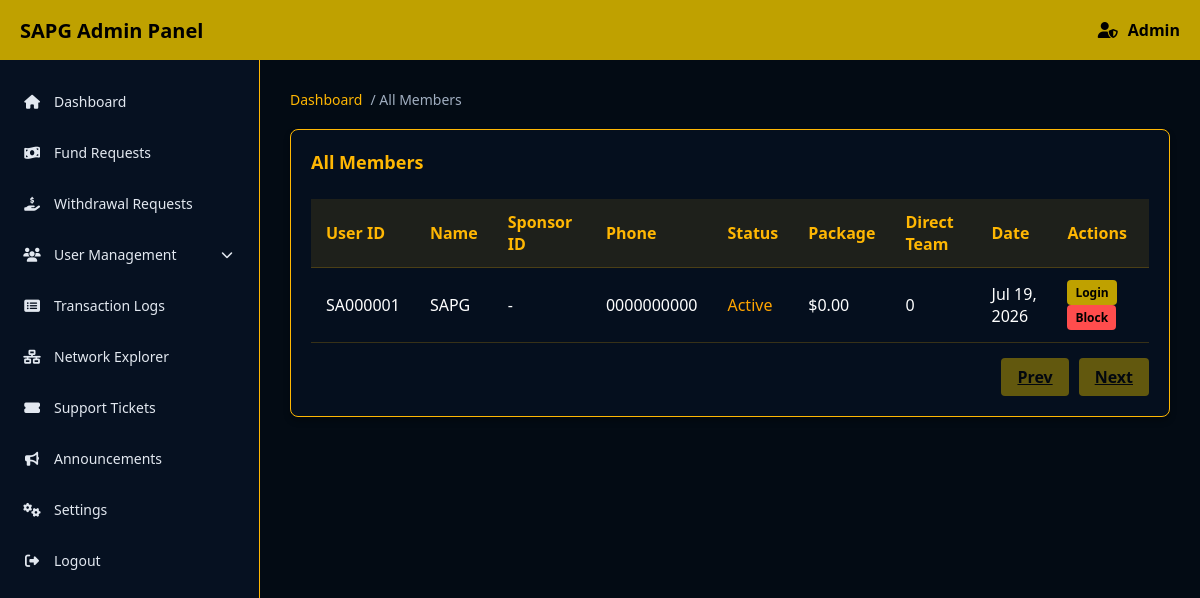
The page /AdminPanel/allMembers.php (signed in) on the database its author committed.
### tables this page shows
CREATE TABLE `users` (
    `id` INT AUTO_INCREMENT PRIMARY KEY,
    `user_id` VARCHAR(8) NOT NULL UNIQUE COMMENT 'Alphanumeric ID: SA followed by 6 digits',
    `sponsor_id` VARCHAR(8) DEFAULT NULL COMMENT 'References parent user_id in sponsor tree',
    `name` VARCHAR(100) NOT NULL,
    `email` VARCHAR(255) NOT NULL,
    `phone` VARCHAR(20) NOT NULL,
    `password` VARCHAR(255) NOT NULL COMMENT 'Bcrypt hashed',
    `status` ENUM('Active', 'Inactive', 'Blocked') DEFAULT 'Inactive' COMMENT 'Inactive = registered but no package',
    `created_at` TIMESTAMP DEFAULT CURRENT_TIMESTAMP,
    `updated_at` TIMESTAMP DEFAULT CURRENT_TIMESTAMP ON UPDATE CURRENT_TIMESTAMP,
    INDEX `idx_sponsor` (`sponsor_id`),
    INDEX `idx_status` (`status`),
    INDEX `idx_email` (`email`)
);

CREATE TABLE `user_financial_summary` (
    `user_id` VARCHAR(8) PRIMARY KEY,
     
    `my_package` DECIMAL(10,2) DEFAULT 0.00 COMMENT 'Highest active package amount',
    `direct_team_count` INT DEFAULT 0 COMMENT 'Number of direct referrals',
    `total_active_team_count` INT DEFAULT 0 COMMENT 'All downlines with at least $11 package',
    `total_inactive_team_count` INT DEFAULT 0 COMMENT 'All downlines with no package',
    `strong_leg_count` INT DEFAULT 0 COMMENT 'Size of largest single leg',
    `other_legs_count` INT DEFAULT 0 COMMENT 'Sum of all other legs',
     
    `main_deposit_balance` DECIMAL(15,4) DEFAULT 0.0000,
     
    `earnings_11_wallet` DECIMAL(15,4) DEFAULT 0.0000,
    `earnings_30_wallet` DECIMAL(15,4) DEFAULT 0.0000,
    `earnings_60_wallet` DECIMAL(15,4) DEFAULT 0.0000,
    `earnings_120_wallet` DECIMAL(15,4) DEFAULT 0.0000,
    `earnings_240_wallet` DECIMAL(15,4) DEFAULT 0.0000,
    `earnings_480_wallet` DECIMAL(15,4) DEFAULT 0.0000,
     
    `booster_10_wallet` DECIMAL(15,4) DEFAULT 0.0000,
    `booster_20_wallet` DECIMAL(15,4) DEFAULT 0.0000,
    `booster_40_wallet` DECIMAL(15,4) DEFAULT 0.0000,
    `booster_80_wallet` DECIMAL(15,4) DEFAULT 0.0000,
    `booster_160_wallet` DECIMAL(15,4) DEFAULT 0.0000,
    `booster_320_wallet` DECIMAL(15,4) DEFAULT 0.0000,
     
    `total_direct_referral_income` DECIMAL(15,4) DEFAULT 0.0000,
    `total_team_level_income` DECIMAL(15,4) DEFAULT 0.0000,
    `total_global_autopool_income` DECIMAL(15,4) DEFAULT 0.0000,
    `total_booster_income` DECIMAL(15,4) DEFAULT 0.0000,
    `total_reward_income` DECIMAL(15,4) DEFAULT 0.0000,
    `total_withdrawal_amount` DECIMAL(15,4) DEFAULT 0.0000,
    `net_income` DECIMAL(15,4) DEFAULT 0.0000 COMMENT 'Total earned minus total withdrawn',
    `updated_at` TIMESTAMP DEFAULT CURRENT_TIMESTAMP ON UPDATE CURRENT_TIMESTAMP,
    FOREIGN KEY (`user_id`) REFERENCES `users`(`user_id`) ON DELETE CASCADE
);

### AdminPanel/allMembers.php (the view, shortened to what this page needs)
<?php
require_once '../libs/db.php';
$page = isset($_GET['page']) ? (int)$_GET['page'] : 1;
$limit = 20;
$offset = ($page - 1) * $limit;
$stmt = $pdo->query("SELECT COUNT(*) FROM users");
$total_rows = $stmt->fetchColumn();
$total_pages = ceil($total_rows / $limit);
$stmt = $pdo->prepare("SELECT u.*, f.my_package, f.direct_team_count FROM users u LEFT JOIN user_financial_summary f ON u.user_id = f.user_id ORDER BY u.created_at DESC LIMIT ? OFFSET ?");
$stmt->execute([$limit, $offset]);
$members = $stmt->fetchAll(PDO::FETCH_ASSOC);
require_once 'includes/header.php';
?>
<div class="breadcrumb">
    <a href="index.php">Dashboard</a> / All Members
</div>
<div class="card">
    <h3 class="card-title">All Members</h3>
    <div class="table-responsive">
        <table>
            <thead>
                <tr>
                    <th>User ID</th>
                    <th>Name</th>
                    <th>Sponsor ID</th>
                    <th>Phone</th>
                    <th>Status</th>
                    <th>Package</th>
                    <th>Direct Team</th>
                    <th>Date</th>
                    <th>Actions</th>
                </tr>
            </thead>
            <tbody>
                <?php if (empty($members)): ?>
                <tr>
                    <td colspan="9" style="text-align: center;">No data found</td>
                </tr>
                <?php else: ?>
                    <?php foreach ($members as $m): ?>
                    <tr>
                        <td><?php echo htmlspecialchars($m['user_id']); ?></td>
                        <td><?php echo htmlspecialchars($m['name']); ?></td>
                        <td><?php echo htmlspecialchars($m['sponsor_id'] ?? '-'); ?></td>
                        <td><?php echo htmlspecialchars($m['phone']); ?></td>
                        <td>
                            <?php
                            $color = $m['status'] === 'active' ? '#2ecc71' : ($m['status'] === 'blocked' ? '#ff4d4d' : 'orange');
                            echo "<span style='color: {$color}'>" . ucfirst($m['status']) . "</span>";
                            ?>
                        </td>
                        <td>$<?php echo number_format($m['my_package'] ?? 0, 2); ?></td>
                        <td><?php echo number_format($m['direct_team_count'] ?? 0); ?></td>
                        <td><?php echo date('M d, Y', strtotime($m['created_at'])); ?></td>
                        <td>
                            <button class="btn btn-gold" style="padding: 4px 8px; font-size: 12px;" onclick="impersonate('<?php echo $m['user_id']; ?>')">Login</button>
                            <?php if ($m['status'] !== 'blocked'): ?>
                                <button class="btn btn-gold" style="padding: 4px 8px; font-size: 12px; background: #ff4d4d;" onclick="blockUser('<?php echo $m['user_id']; ?>')">Block</button>
                            <?php else: ?>
                                <button class="btn btn-gold" style="padding: 4px 8px; font-size: 12px; background: #2ecc71;" onclick="unblockUser('<?php echo $m['user_id']; ?>')">Unblock</button>
                            <?php endif; ?>
                        </td>
                    </tr>
                    <?php endforeach; ?>
                <?php endif; ?>
            </tbody>
        </table>
    </div>
    <div class="pagination" style="margin-top:15px; display:flex; gap:10px; justify-content:flex-end;">
        <a href="?page=<?php echo max(1, $page - 1); ?>" class="btn btn-gold" <?php if($page <= 1) echo 'style="pointer-events: none; opacity: 0.5;"'; ?>>Prev</a>
        <a href="?page=<?php echo min($total_pages, $page + 1); ?>" class="btn btn-gold" <?php if($page >= $total_pages) echo 'style="pointer-events: none; opacity: 0.5;"'; ?>>Next</a>
    </div>
</div>
<?php require_once 'includes/footer.php'; ?>

### AdminPanel/includes/header.php (style rules this page uses)
* { margin: 0; padding: 0; box-sizing: border-box; font-family: 'Segoe UI', Tahoma, Geneva, Verdana, sans-serif; }
body { background-color: #030b14; color: #fff; display: flex; flex-direction: column; height: 100vh; overflow: hidden; }
.card { background: rgba(6, 17, 33, 0.8); border: 1px solid #ffb703; border-radius: 8px; padding: 20px; margin-bottom: 20px; box-shadow: 0 4px 6px rgba(0,0,0,0.3); }
.card-title { color: #ffb703; margin-bottom: 15px; font-size: 18px; }
.table-responsive { overflow-x: auto; }
table { width: 100%; border-collapse: collapse; margin-top: 10px; }
th, td { padding: 12px 15px; text-align: left; border-bottom: 1px solid rgba(255, 183, 3, 0.2); }
th { background: rgba(255, 183, 3, 0.1); color: #ffb703; font-weight: bold; }
.btn { padding: 8px 16px; border: none; border-radius: 4px; cursor: pointer; font-weight: bold; color: #000; }
.btn-gold { background: #bfa100; }
.breadcrumb { display: flex; gap: 8px; margin-bottom: 20px; color: #a0aec0; font-size: 14px; }
.breadcrumb a { color: #ffb703; text-decoration: none; }

### rows shown on the page
users: user "SA000001", name "SAPG", sponsor "-", phone "0000000000", status "Active", user.my_package "0.00", user.direct_team_count "0", created_at "Jul 19, 2026"
